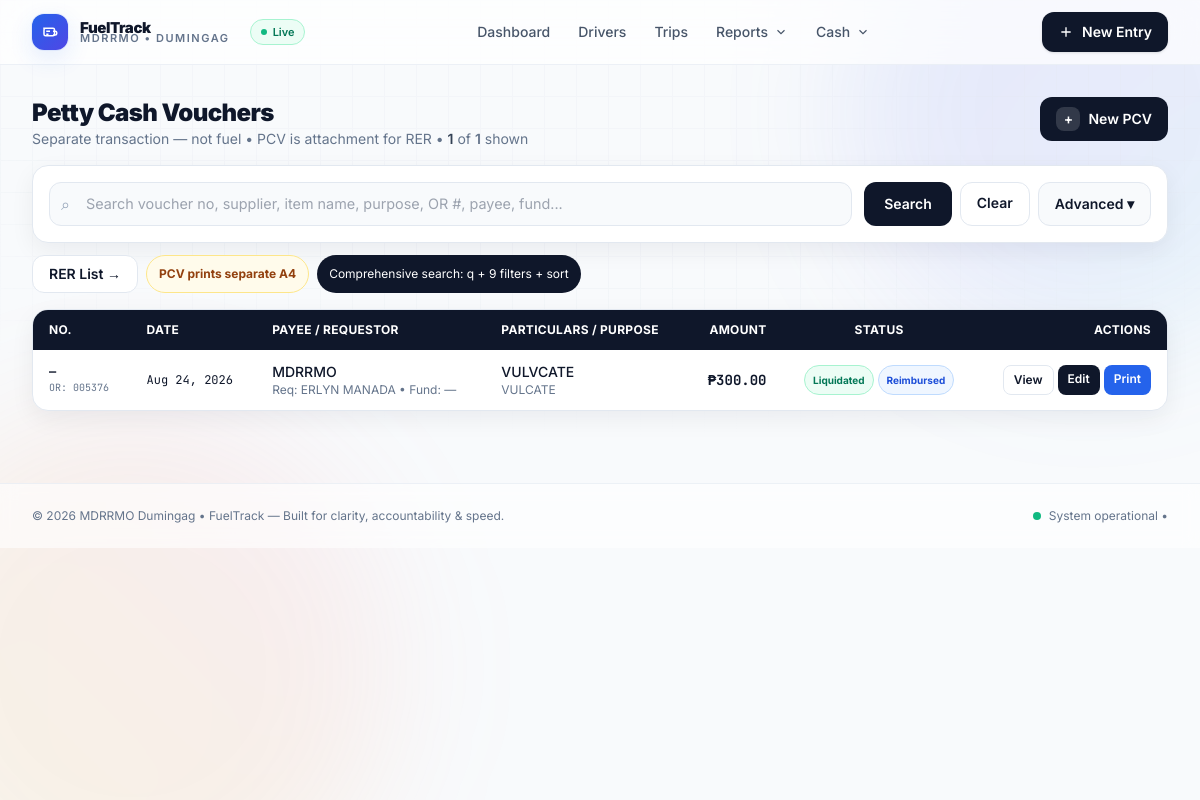
The page /pcv/ on the database as committed earlier.
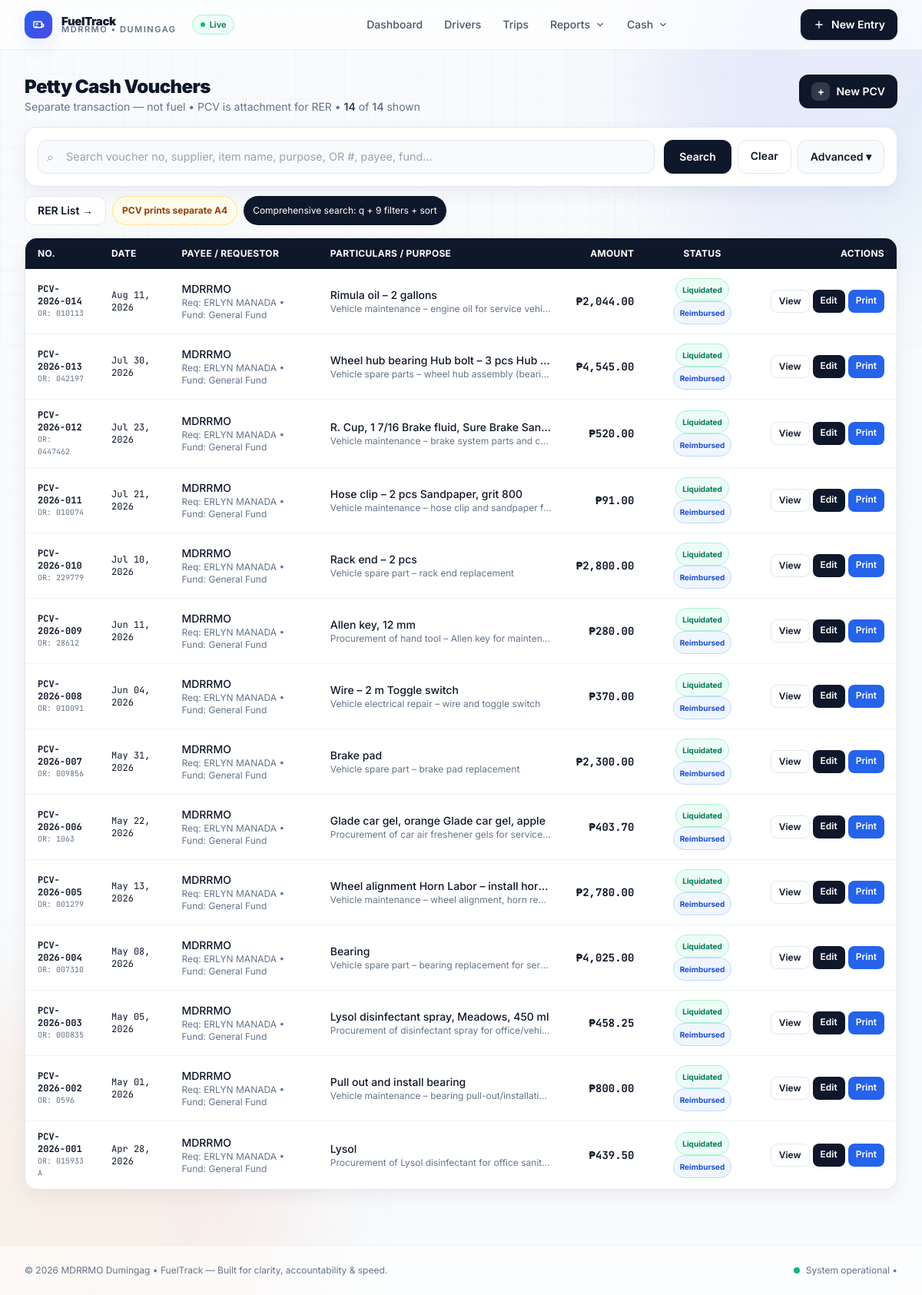
The same page on the database as committed later.
### fuel/models.py (models this page shows, shortened)
class PettyCashVoucher(models.Model):
    voucher_no = models.CharField(max_length=50, blank=True, help_text="PCV No.")
    voucher_date = models.DateField(default=date.today)
    fund = models.CharField(max_length=100, blank=True, default="")
    fpp = models.CharField(max_length=100, blank=True, verbose_name="FPP")
    payee_office = models.CharField(max_length=150, default="MDRRMO")
    address = models.CharField(max_length=255, default="Dumingag, Zamboanga del Sur")
    particulars = models.TextField(blank=True, help_text="Particulars (one per line or free text)")
    amount = models.DecimalField(max_digits=12, decimal_places=2, default=0)
    purpose = models.TextField(blank=True)
    requested_by_name = models.CharField(max_length=150, blank=True)
    approved_by_name = models.CharField(max_length=150, default="JHUNAX L. CARDOZA")
    paid_by_name = models.CharField(max_length=150, default="JHUNAX L. CARDOZA")
    cash_received_by_name = models.CharField(max_length=150, blank=True)
    total_amount_granted = models.DecimalField(max_digits=12, decimal_places=2, null=True, blank=True)
    total_amount_paid_per_or = models.DecimalField(max_digits=12, decimal_places=2, null=True, blank=True)
    or_invoice_no = models.CharField(max_length=100, blank=True)
    amount_refunded = models.DecimalField(max_digits=12, decimal_places=2, null=True, blank=True)
    received_refund = models.BooleanField(default=False)
    reimbursement_paid = models.BooleanField(default=False)
    liquidation_submitted = models.BooleanField(default=False)
    reimbursement_received_by = models.CharField(max_length=150, blank=True)
    created_at = models.DateTimeField(auto_now_add=True)
    updated_at = models.DateTimeField(auto_now=True)
    class Meta:
        ordering = ['-voucher_date', '-id']
        verbose_name = "Petty Cash Voucher"
        verbose_name_plural = "Petty Cash Vouchers"

### fuel/views.py (the view, shortened to what this page needs)
# urls.py: path('pcv/', views.PettyCashVoucherListView.as_view(), name='pcv_list'),
class PettyCashVoucherListView(ListView):
    model = PettyCashVoucher
    template_name = 'fuel/pcv_list.html'
    context_object_name = 'vouchers'
    paginate_by = 20
    def get_queryset(self):
        qs = PettyCashVoucher.objects.all()
        q = self.request.GET.get('q', '').strip()
        voucher_no = self.request.GET.get('voucher_no', '').strip()
        date_from = self.request.GET.get('date_from', '').strip()
        date_to = self.request.GET.get('date_to', '').strip()
        amount_min = self.request.GET.get('amount_min', '').strip()
        amount_max = self.request.GET.get('amount_max', '').strip()
        supplier = self.request.GET.get('supplier', '').strip()
        or_no = self.request.GET.get('or_no', '').strip()
        fund = self.request.GET.get('fund', '').strip()
        status = self.request.GET.get('status', '').strip()
        sort = self.request.GET.get('sort', '').strip()
        if voucher_no:
            qs = qs.filter(voucher_no__icontains=voucher_no)
        if or_no:
            qs = qs.filter(or_invoice_no__icontains=or_no)
        if fund:
            qs = qs.filter(fund__icontains=fund)
        if date_from:
            try:
                qs = qs.filter(voucher_date__gte=date_from)
            except Exception:
                pass
        if date_to:
            try:
                qs = qs.filter(voucher_date__lte=date_to)
            except Exception:
                pass
        if amount_min:
            try:
                qs = qs.filter(amount__gte=Decimal(amount_min.replace(',', '').replace('₱','')))
            except Exception:
                pass
        if amount_max:
            try:
                qs = qs.filter(amount__lte=Decimal(amount_max.replace(',', '').replace('₱','')))
            except Exception:
                pass
        if status == 'liquidated':
            qs = qs.filter(liquidation_submitted=True)
        elif status == 'reimbursed':
            qs = qs.filter(reimbursement_paid=True)
        elif status == 'pending':
            qs = qs.filter(liquidation_submitted=False, reimbursement_paid=False)
        elif status == 'refunded':
            qs = qs.filter(received_refund=True)
        if sort == 'amount_asc':
            qs = qs.order_by('amount', '-voucher_date', '-id')
        elif sort == 'amount_desc':
            qs = qs.order_by('-amount', '-voucher_date', '-id')
        elif sort == 'date_asc':
            qs = qs.order_by('voucher_date', 'id')
        elif sort == 'no_asc':
            qs = qs.order_by('voucher_no')
        elif sort == 'no_desc':
            qs = qs.order_by('-voucher_no')
        else:
            qs = qs.order_by('-voucher_date', '-id')
        return qs
    def get_context_data(self, **kwargs):
        ctx = super().get_context_data(**kwargs)
        ctx['funds'] = PettyCashVoucher.objects.exclude(fund='').values_list('fund', flat=True).distinct().order_by('fund')
        params = self.request.GET.copy()
        params.pop('page', None)
        ctx['query_string'] = params.urlencode()
        ctx['total_count'] = PettyCashVoucher.objects.count()
        try:
            ctx['filtered_count'] = self.get_queryset().count()
        except Exception:
            ctx['filtered_count'] = ctx['total_count']
        return ctx

### templates/fuel/pcv_list.html (shortened to what the changed rows need)
{% extends "base.html" %}
{% load humanize %}
{% block content %}
<div class="flex flex-wrap items-start justify-between gap-4">
    <div>
        <h1 class="text-2xl font-black tracking-tight">Petty Cash Vouchers</h1>
        <p class="text-sm text-slate-500">Separate transaction — not fuel • PCV is attachment for RER • <span class="font-semibold text-slate-700">{{ filtered_count }}</span> of <span class="font-semibold">{{ total_count }}</span> shown</p>
    </div>
</div>
{% if vouchers %}
<div class="mt-4 overflow-hidden rounded-2xl border border-slate-200 bg-white shadow-soft">
    <div class="overflow-x-auto">
        <table class="w-full text-sm">
            <thead class="bg-slate-900 text-white text-xs uppercase tracking-wide">
                <tr>
                    <th class="px-4 py-3 text-left">No.</th>
                    <th class="px-4 py-3 text-left">Date</th>
                    <th class="px-4 py-3 text-left">Payee / Requestor</th>
                    <th class="px-4 py-3 text-left">Particulars / Purpose</th>
                    <th class="px-4 py-3 text-right">Amount</th>
                    <th class="px-4 py-3 text-center">Status</th>
                    <th class="px-4 py-3 text-right">Actions</th>
                </tr>
            </thead>
            <tbody class="divide-y divide-slate-100">
                {% for v in vouchers %}
                <tr class="hover:bg-slate-50">
                    <td class="px-4 py-3 font-mono text-xs font-bold">{{ v.voucher_no|default:"—" }}<div class="text-[10px] font-normal text-slate-500">OR: {{ v.or_invoice_no|default:"—" }}</div></td>
                    <td class="px-4 py-3 font-mono text-xs">{{ v.voucher_date|date:"M d, Y" }}</td>
                    <td class="px-4 py-3">
                        <div class="font-medium text-slate-900">{{ v.payee_office }}</div>
                        <div class="text-xs text-slate-500">Req: {{ v.requested_by_name|default:"—" }} • Fund: {{ v.fund|default:"—" }}</div>
                    </td>
                    <td class="px-4 py-3 max-w-[320px]">
                        <div class="truncate font-medium text-slate-900" title="{{ v.particulars }}">{{ v.particulars|default:"—"|truncatechars:80 }}</div>
                        <div class="truncate text-xs text-slate-500" title="{{ v.purpose }}">{{ v.purpose|default:""|truncatechars:90 }}</div>
                    </td>
                    <td class="px-4 py-3 text-right font-mono font-bold whitespace-nowrap">₱{{ v.amount|floatformat:2|intcomma }}</td>
                    <td class="px-4 py-3 text-center">
                        {% if v.liquidation_submitted %}<span class="inline-flex rounded-full bg-emerald-50 border border-emerald-200 px-2 py-1 text-[10px] font-bold text-emerald-700">Liquidated</span>{% endif %}
                        {% if v.reimbursement_paid %}<span class="inline-flex rounded-full bg-blue-50 border border-blue-200 px-2 py-1 text-[10px] font-bold text-blue-700">Reimbursed</span>{% endif %}
                    </td>
                    <td class="px-4 py-3">
                        <div class="flex justify-end gap-1">
                            <a href="{% url 'pcv_detail' v.pk %}" class="rounded-lg border border-slate-200 bg-white px-2.5 py-1.5 text-xs font-semibold hover:bg-slate-50">View</a>
                            <a href="{% url 'pcv_edit' v.pk %}" class="rounded-lg bg-slate-900 px-2.5 py-1.5 text-xs font-semibold text-white hover:bg-black">Edit</a>
                            <a href="{% url 'pcv_print' v.pk %}" target="_blank" class="rounded-lg bg-blue-600 px-2.5 py-1.5 text-xs font-semibold text-white hover:bg-blue-700">Print</a>
                        </div>
                    </td>
                </tr>
                {% endfor %}
            </tbody>
        </table>
    </div>
</div>
{% endif %}
{% endblock %}

Rows that differ between the two databases and show on the page:
removed PettyCashVoucher: voucher_no "—", or_invoice_no "005376", voucher_date "Aug 24, 2026", payee_office "MDRRMO", requested_by_name "ERLYN MANADA", fund "—", particulars "VULVCATE", purpose "VULCATE", amount "300.00", liquidation_submitted "Liquidated", reimbursement_paid "Reimbursed"
added PettyCashVoucher: voucher_no "PCV-2026-014", or_invoice_no "010113", voucher_date "Aug 11, 2026", payee_office "MDRRMO", requested_by_name "ERLYN MANADA", fund "General Fund", particulars "Rimula oil – 2 gallons", purpose "Vehicle maintenance – engine oil for service vehi…", amount "2,044.00", liquidation_submitted "Liquidated", reimbursement_paid "Reimbursed"
added PettyCashVoucher: voucher_no "PCV-2026-013", or_invoice_no "042197", voucher_date "Jul 30, 2026", payee_office "MDRRMO", requested_by_name "ERLYN MANADA", fund "General Fund", particulars "Wheel hub bearing Hub bolt – 3 pcs Hub…", purpose "Vehicle spare parts – wheel hub assembly (beari…", amount "4,545.00", liquidation_submitted "Liquidated", reimbursement_paid "Reimbursed"
added PettyCashVoucher: voucher_no "PCV-2026-012", or_invoice_no "0447462", voucher_date "Jul 23, 2026", payee_office "MDRRMO", requested_by_name "ERLYN MANADA", fund "General Fund", particulars "R. Cup, 1 7/16 Brake fluid, Sure Brake San…", purpose "Vehicle maintenance – brake system parts and c…", amount "520.00", liquidation_submitted "Liquidated", reimbursement_paid "Reimbursed"
added PettyCashVoucher: voucher_no "PCV-2026-011", or_invoice_no "010074", voucher_date "Jul 21, 2026", payee_office "MDRRMO", requested_by_name "ERLYN MANADA", fund "General Fund", particulars "Hose clip – 2 pcs Sandpaper, grit 800", purpose "Vehicle maintenance – hose clip and sandpaper f…", amount "91.00", liquidation_submitted "Liquidated", reimbursement_paid "Reimbursed"
added PettyCashVoucher: voucher_no "PCV-2026-010", or_invoice_no "229779", voucher_date "Jul 10, 2026", payee_office "MDRRMO", requested_by_name "ERLYN MANADA", fund "General Fund", particulars "Rack end – 2 pcs", purpose "Vehicle spare part – rack end replacement", amount "2,800.00", liquidation_submitted "Liquidated", reimbursement_paid "Reimbursed"
added PettyCashVoucher: voucher_no "PCV-2026-009", or_invoice_no "28612", voucher_date "Jun 11, 2026", payee_office "MDRRMO", requested_by_name "ERLYN MANADA", fund "General Fund", particulars "Allen key, 12 mm", purpose "Procurement of hand tool – Allen key for mainten…", amount "280.00", liquidation_submitted "Liquidated", reimbursement_paid "Reimbursed"
added PettyCashVoucher: voucher_no "PCV-2026-008", or_invoice_no "010091", voucher_date "Jun 04, 2026", payee_office "MDRRMO", requested_by_name "ERLYN MANADA", fund "General Fund", particulars "Wire – 2 m Toggle switch", purpose "Vehicle electrical repair – wire and toggle switch", amount "370.00", liquidation_submitted "Liquidated", reimbursement_paid "Reimbursed"
added PettyCashVoucher: voucher_no "PCV-2026-007", or_invoice_no "009856", voucher_date "May 31, 2026", payee_office "MDRRMO", requested_by_name "ERLYN MANADA", fund "General Fund", particulars "Brake pad", purpose "Vehicle spare part – brake pad replacement", amount "2,300.00", liquidation_submitted "Liquidated", reimbursement_paid "Reimbursed"
added PettyCashVoucher: voucher_no "PCV-2026-006", or_invoice_no "1063", voucher_date "May 22, 2026", payee_office "MDRRMO", requested_by_name "ERLYN MANADA", fund "General Fund", particulars "Glade car gel, orange Glade car gel, apple", purpose "Procurement of car air freshener gels for service…", amount "403.70", liquidation_submitted "Liquidated", reimbursement_paid "Reimbursed"
added PettyCashVoucher: voucher_no "PCV-2026-005", or_invoice_no "001279", voucher_date "May 13, 2026", payee_office "MDRRMO", requested_by_name "ERLYN MANADA", fund "General Fund", particulars "Wheel alignment Horn Labor – install hor…", purpose "Vehicle maintenance – wheel alignment, horn re…", amount "2,780.00", liquidation_submitted "Liquidated", reimbursement_paid "Reimbursed"
added PettyCashVoucher: voucher_no "PCV-2026-004", or_invoice_no "007310", voucher_date "May 08, 2026", payee_office "MDRRMO", requested_by_name "ERLYN MANADA", fund "General Fund", particulars "Bearing", purpose "Vehicle spare part – bearing replacement for ser…", amount "4,025.00", liquidation_submitted "Liquidated", reimbursement_paid "Reimbursed"
added PettyCashVoucher: voucher_no "PCV-2026-003", or_invoice_no "000835", voucher_date "May 05, 2026", payee_office "MDRRMO", requested_by_name "ERLYN MANADA", fund "General Fund", particulars "Lysol disinfectant spray, Meadows, 450 ml", purpose "Procurement of disinfectant spray for office/vehi…", amount "458.25", liquidation_submitted "Liquidated", reimbursement_paid "Reimbursed"
added PettyCashVoucher: voucher_no "PCV-2026-002", or_invoice_no "0596", voucher_date "May 01, 2026", payee_office "MDRRMO", requested_by_name "ERLYN MANADA", fund "General Fund", particulars "Pull out and install bearing", purpose "Vehicle maintenance – bearing pull-out/installati…", amount "800.00", liquidation_submitted "Liquidated", reimbursement_paid "Reimbursed"
added PettyCashVoucher: voucher_no "PCV-2026-001", or_invoice_no "015933 A", voucher_date "Apr 28, 2026", payee_office "MDRRMO", requested_by_name "ERLYN MANADA", fund "General Fund", particulars "Lysol", purpose "Procurement of Lysol disinfectant for office sanit…", amount "439.50", liquidation_submitted "Liquidated", reimbursement_paid "Reimbursed"
Other text that changed with them:
{{ filtered_count }}: "1" → "14"
{{ total_count }}: "1" → "14"
